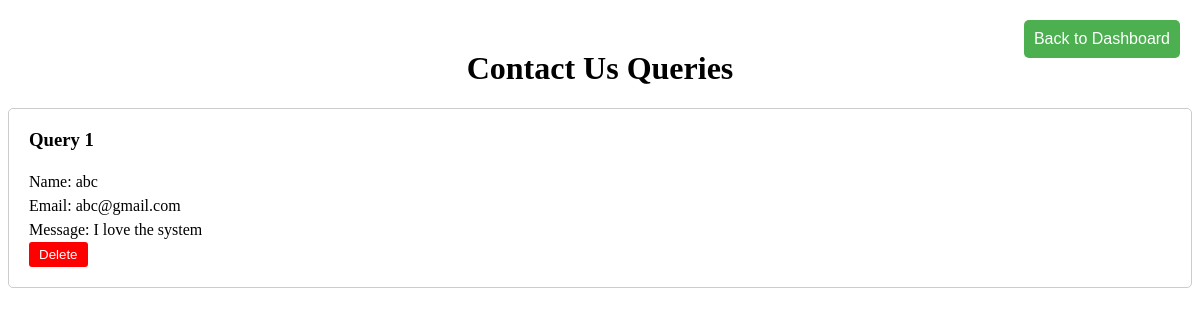
/hms_admin/queries/ (signed in), run on the app's committed database.
### shared_models/models.py (models this page shows)
class Queries(models.Model):
    name = models.CharField(max_length=100)
    email = models.EmailField()
    message = models.TextField()

### hms_admin/views.py (the view, shortened to what this page needs)
# urls.py: path('queries/', views.view_queries, name='view_queries'),
def view_queries(request):
    admin_username = request.session.get('admin')
    if admin_username is None:
        return redirect('adminlanding')
    queries = Queries.objects.all()
    context = {'queries': queries}
    return render(request, 'view_queries.html', context)

### hms_admin/templates/view_queries.html (shortened to what this page needs)
<!DOCTYPE html>
<html>
<head>
</head>
<body>
  <h1>Contact Us Queries</h1>
  <form method="GET" action="{% url 'admin_dashboard' %}">
    <button type="submit" class="back-btn">Back to Dashboard</button>
  </form>
  {% if queries %}
    {% for query in queries %}
      <div class="query">
        <h3>Query {{ forloop.counter }}</h3>
        <p><span>Name:</span> {{ query.name }}</p>
        <p><span>Email:</span> {{ query.email }}</p>
        <p><span>Message:</span> {{ query.message|linebreaksbr }}</p>
        <form method="POST" action="{% url 'view_queries' %}">
            <button type="submit" class="delete-btn">Delete</button>
        </form>
      </div>
    {% empty %}
      <p>No queries found.</p>
    {% endfor %}
  {% else %}
    <p>No queries found.</p>
  {% endif %}
</body>
</html>

### hms_admin/templates/view_queries.html (style rules this page uses)
.back-btn { position: absolute; top: 20px; right: 20px; background-color: #4CAF50; color: white; border: none; padding: 10px; font-size: 16px; cursor: pointer; border-radius: 5px; }
h1 { text-align: center; margin-top: 50px; }
.query { border: 1px solid #ccc; padding: 20px; margin-bottom: 20px; border-radius: 5px; position: relative; }
.query h3 { margin-top: 0; }
.query p { margin: 0; line-height: 1.5; }
.delete-btn { background-color: red; color: white; border: none; padding: 5px 10px; border-radius: 3px; cursor: pointer; }

### data on the page
Queries: name "abc", email "abc@gmail.com", message "I love the system"
